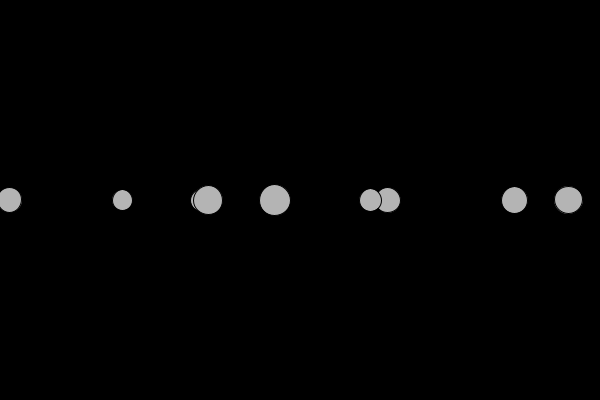
Frame 1 (no input)
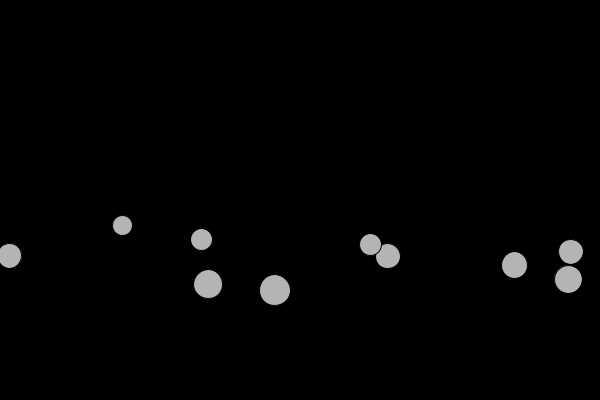
Frame 60 (the mouse pressed at the canvas centre just before this capture)
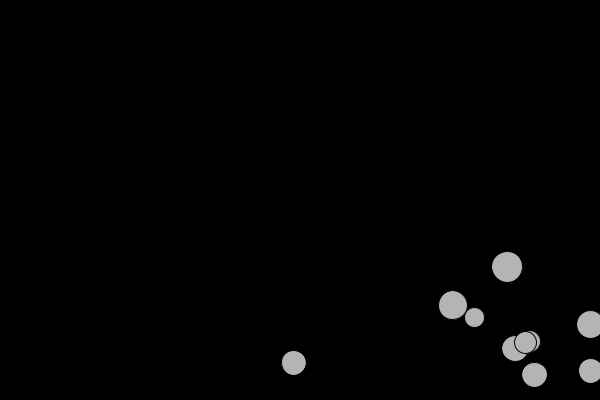
Frame 120 (the mouse held since frame 60 and released just before this capture)

The Processing sketch that drew these frames (run headless with seeded random() and noise(); from frame 60 on, the mouse is pressed at the canvas centre):

// Processing sketch: force_2
// ── force_2.pde
Mover[] mover= new Mover[10];
void setup()
{
  size(600, 400);
  for (int i=0; i<mover.length; i++)
  {
    mover[i]=new Mover();
  }
}
void draw()
{

  for (Mover m : mover)
  {  
    PVector G=new PVector(0, 0.03);
    m.appledForce(G);
    if (mousePressed)
    {  
      PVector wind=new PVector(0.02, 0);
      m.appledForce(wind);
    }

    background(0);
    for (int i=0; i<mover.length; i++)
    {
      mover[i].display();
      mover[i].update();
      mover[i].moved();
    }
  }
}
class Mover
{
  PVector loc;
  PVector velo;
  PVector acc;
  float mass;
  Mover()
  {
    loc = new PVector(random(width), height/2);
    velo = new PVector(0, 0);
    acc = new PVector(0, 0);
    mass=random(1, 2);
  }
  void display()
  {
    fill(180);
    stroke(0);
    ellipse(loc.x, loc.y, mass*20, mass*20);
  }
  void update()
  {
    loc.add(velo);
    velo.add(acc);
    acc.mult(0);
  }
  void moved()
  {
    if (loc.x>width||loc.x<0)
      velo.x = velo.x*-1;
    if (loc.y>height||loc.y<0)
      velo.y = velo.y*-1;
  }
  void appledForce(PVector force)
  {
    PVector f = PVector.div(force, mass);
    acc.add(f);
  }
}
